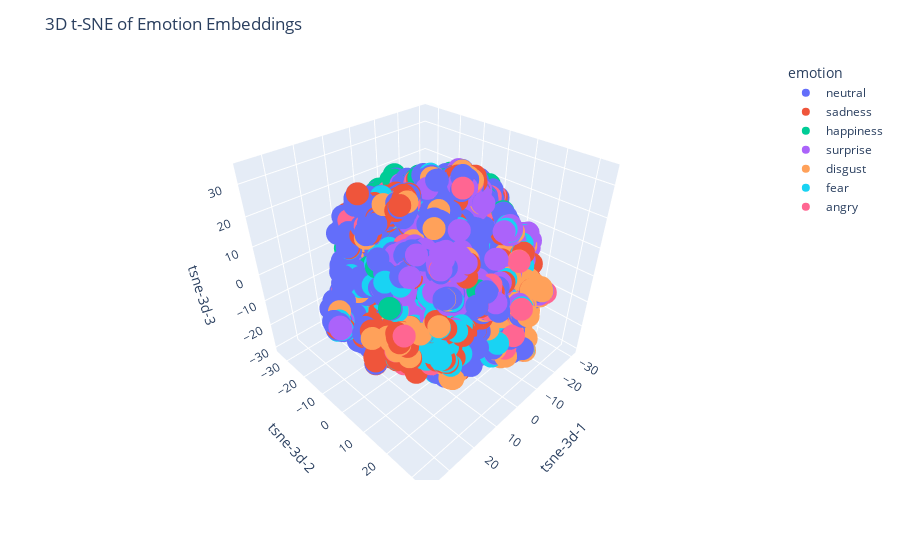

The cell this chart's notebook holds for it:
### Code cell
import plotly.express as px
from sklearn.manifold import TSNE

# 3차원 t-SNE
tsne_3d = TSNE(n_components=3, random_state=42)
X_tsne_3d = tsne_3d.fit_transform(X_train_emb)

# 데이터프레임 생성
df = pd.DataFrame({
    'tsne-3d-1': X_tsne_3d[:,0],
    'tsne-3d-2': X_tsne_3d[:,1],
    'tsne-3d-3': X_tsne_3d[:,2],
    'emotion': [le.classes_[i] for i in y_train],
    'text': X_train.tolist()
})

# 3D 산점도 생성
fig = px.scatter_3d(df, x='tsne-3d-1', y='tsne-3d-2', z='tsne-3d-3',
                    color='emotion', hover_data=['text'], labels={'color': 'emotion'})
fig.update_layout(title='3D t-SNE of Emotion Embeddings')
fig.show()

### Figure 1 — Plotly figure (JSON) as saved in the notebook; plotly's stock layout.template omitted (floating-point values rounded to 4 significant figures; data arrays with more than 128 entries replaced by an {"elided": "..."} marker saying what was removed)
{"data": [{"customdata": {"elided": "4698x1 str values"}, "hovertemplate": "emotion=neutral<br>tsne-3d-1=%{x}<br>tsne-3d-2=%{y}<br>tsne-3d-3=%{z}<br>text=%{customdata[0]}<extra></extra>", "legendgroup": "neutral", "marker": {"color": "#636efa", "symbol": "circle"}, "mode": "markers", "name": "neutral", "scene": "scene", "showlegend": true, "type": "scatter3d", "x": {"elided": "4698 float values"}, "y": {"elided": "4698 float values"}, "z": {"elided": "4698 float values"}}, {"customdata": {"elided": "1863x1 str values"}, "hovertemplate": "emotion=sadness<br>tsne-3d-1=%{x}<br>tsne-3d-2=%{y}<br>tsne-3d-3=%{z}<br>text=%{customdata[0]}<extra></extra>", "legendgroup": "sadness", "marker": {"color": "#EF553B", "symbol": "circle"}, "mode": "markers", "name": "sadness", "scene": "scene", "showlegend": true, "type": "scatter3d", "x": {"elided": "1863 float values"}, "y": {"elided": "1863 float values"}, "z": {"elided": "1863 float values"}}, {"customdata": {"elided": "1938x1 str values"}, "hovertemplate": "emotion=happiness<br>tsne-3d-1=%{x}<br>tsne-3d-2=%{y}<br>tsne-3d-3=%{z}<br>text=%{customdata[0]}<extra></extra>", "legendgroup": "happiness", "marker": {"color": "#00cc96", "symbol": "circle"}, "mode": "markers", "name": "happiness", "scene": "scene", "showlegend": true, "type": "scatter3d", "x": {"elided": "1938 float values"}, "y": {"elided": "1938 float values"}, "z": {"elided": "1938 float values"}}, {"customdata": {"elided": "1079x1 str values"}, "hovertemplate": "emotion=surprise<br>tsne-3d-1=%{x}<br>tsne-3d-2=%{y}<br>tsne-3d-3=%{z}<br>text=%{customdata[0]}<extra></extra>", "legendgroup": "surprise", "marker": {"color": "#ab63fa", "symbol": "circle"}, "mode": "markers", "name": "surprise", "scene": "scene", "showlegend": true, "type": "scatter3d", "x": {"elided": "1079 float values"}, "y": {"elided": "1079 float values"}, "z": {"elided": "1079 float values"}}, {"customdata": {"elided": "1466x1 str values"}, "hovertemplate": "emotion=disgust<br>tsne-3d-1=%{x}<br>tsne-3d-2=%{y}<br>tsne-3d-3=%{z}<br>text=%{customdata[0]}<extra></extra>", "legendgroup": "disgust", "marker": {"color": "#FFA15A", "symbol": "circle"}, "mode": "markers", "name": "disgust", "scene": "scene", "showlegend": true, "type": "scatter3d", "x": {"elided": "1466 float values"}, "y": {"elided": "1466 float values"}, "z": {"elided": "1466 float values"}}, {"customdata": {"elided": "907x1 str values"}, "hovertemplate": "emotion=fear<br>tsne-3d-1=%{x}<br>tsne-3d-2=%{y}<br>tsne-3d-3=%{z}<br>text=%{customdata[0]}<extra></extra>", "legendgroup": "fear", "marker": {"color": "#19d3f3", "symbol": "circle"}, "mode": "markers", "name": "fear", "scene": "scene", "showlegend": true, "type": "scatter3d", "x": {"elided": "907 float values"}, "y": {"elided": "907 float values"}, "z": {"elided": "907 float values"}}, {"customdata": {"elided": "958x1 str values"}, "hovertemplate": "emotion=angry<br>tsne-3d-1=%{x}<br>tsne-3d-2=%{y}<br>tsne-3d-3=%{z}<br>text=%{customdata[0]}<extra></extra>", "legendgroup": "angry", "marker": {"color": "#FF6692", "symbol": "circle"}, "mode": "markers", "name": "angry", "scene": "scene", "showlegend": true, "type": "scatter3d", "x": {"elided": "958 float values"}, "y": {"elided": "958 float values"}, "z": {"elided": "958 float values"}}], "layout": {"legend": {"title": {"text": "emotion"}, "tracegroupgap": 0}, "margin": {"t": 60}, "scene": {"domain": {"x": [0, 1], "y": [0, 1]}, "xaxis": {"title": {"text": "tsne-3d-1"}}, "yaxis": {"title": {"text": "tsne-3d-2"}}, "zaxis": {"title": {"text": "tsne-3d-3"}}}, "title": {"text": "3D t-SNE of Emotion Embeddings"}}}
